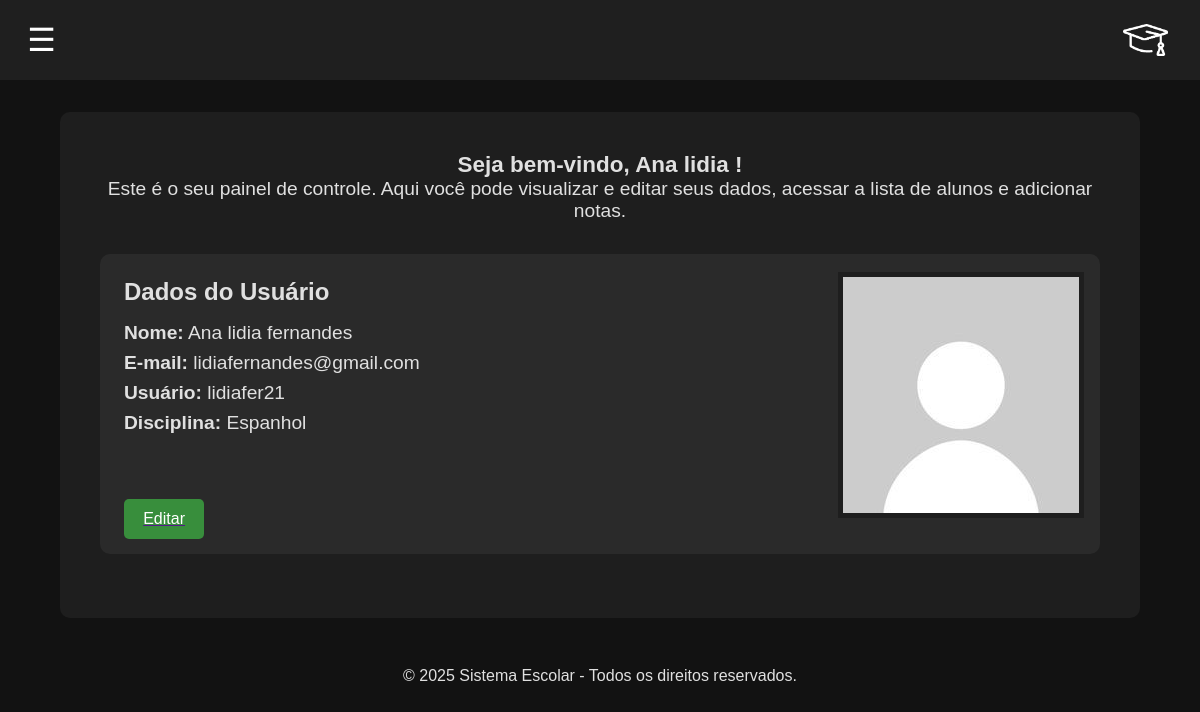
Page /portalProfessor/home/ (signed in) on the committed database.
### portalProfessor/models.py (models this page shows, shortened)
class Usuarios(AbstractUser):
    foto_perfil = models.ImageField(upload_to='fotos_perfil_professor', null=False, blank=True, default='fotos_perfil_professor/semFoto.jpg')
    telefone = models.CharField(max_length=100, null=True, blank=True, unique=True)

class Disciplinas(models.Model):
    class DisciplinasChoices(models.TextChoices):
        pass
    id = models.AutoField(primary_key=True)
    nome = models.CharField(max_length=200, null=False)
    carga_horaria = models.IntegerField(null=False)
    professor = models.ForeignKey(settings.AUTH_USER_MODEL ,on_delete=models.CASCADE, related_name="disciplinas")
    alunos = models.ManyToManyField(Alunos, related_name="disciplinas")
    def __str__(self):
        return self.nome

### portalProfessor/views.py (the view)
# urls.py: 2. Add a URL to urlpatterns:  path('', views.home, name='home')
def home(request):
    if request.user.is_authenticated:
        user = request.user
        try:
            disciplina = Disciplinas.objects.get(professor=user.id)
        except Disciplinas.DoesNotExist:
            disciplina = None
        return render(request, 'portalProfessor/home.html', {'disciplina': disciplina})
    return redirect('professor_login')

### templates/portalProfessor/home.html (shortened to what this page needs)
{% load static %}
<!DOCTYPE html>
<html lang="pt-br">
<head>
    <link rel="stylesheet" href="{% static 'css/style.css' %}">
</head>
<body>
    <header style="height: 5rem;">
        <button style="font-size: 2rem; position: relative; margin-bottom: 0rem; left: -1.5rem;" id="menu-toggle" class="hamburguer">&#9776;</button>
        <img style="width: 4%;" src="{% static 'img/Logo1.png' %}" alt="">
    </header>
    <main>
        <div class="info-status">
            <h3>Seja bem-vindo, {{ user.first_name }}!</h3>
            <p>Este é o seu painel de controle. Aqui você pode visualizar e editar seus dados, acessar a lista de alunos e adicionar notas.</p>
        </div>
        <div class="dados">
            <h3>Dados do Usuário</h3>
            <p><strong>Nome:</strong> {{ user.first_name }} {{ user.last_name }}</p>
            <p><strong>E-mail:</strong> {{ user.email }}</p>
            <p><strong>Usuário:</strong> {{ user.username }}</p>
            {% if disciplina %}
                <p><strong>Disciplina:</strong> {{ disciplina }}</p>
            {% else %}
                <p><strong>Disciplina:</strong> </p>
                <a href="{% url 'adicionar_disciplina' %}">
                    <button class="btn">Adicionar Disciplina</button>
                </a>
            {% endif %}
            <img class="foto-perfil" src="{{ user.foto_perfil.url }}" alt="">
            <a href=""><button>Editar</button></a>
        </div>
    </main>
    <footer>
        <p>&copy; 2025 Sistema Escolar - Todos os direitos reservados.</p>
    </footer>
</body>
</html>

### static/css/style.css (style rules this page uses)
* { margin: 0; padding: 0; box-sizing: border-box; font-family: Arial, sans-serif; }
body { background-color: #121212; color: #e0e0e0; display: flex; flex-direction: column; align-items: center; }
footer { width: 100%; height: 100px; background-color: transparent; display: flex; justify-content: center; align-items: center; margin-top: 20px; }
header { width: 100%; background: #1f1f1f; color: white; display: flex; justify-content: space-between; align-items: center; padding: 1rem 2rem; }
.hamburguer { font-size: 1.5rem; background: none; border: none; color: white; cursor: pointer; }
main { margin-top: 2rem; width: 90%; max-width: 1200px; background: #1e1e1e; padding: 2.5rem; border-radius: 10px; }
.info-status { text-align: center; margin-bottom: 2rem; font-size: 1.2rem; }
.dados { background: #2a2a2a; padding: 1.5rem; border-radius: 10px; margin-bottom: 1.5rem; font-size: 1.1rem; height: 300px; }
.dados h3 { margin-bottom: 1rem; font-size: 1.5rem; }
.dados p { margin-bottom: 0.5rem; font-size: 1.2rem; }
.dados button { display: flex; position: relative; top: -75%; }
.dados img { display: flex; position: relative; margin-left: 75%; top:-170px; border: 5px solid #1e1e1e; }
button { background: #388e3c; color: white; padding: 0.7rem 1.2rem; border: none; border-radius: 5px; cursor: pointer; font-size: 1rem; transition: background 0.3s; margin-bottom: 1rem; }
.container-index h1,p { margin-bottom: 1.5rem; }

### rows in the picture
Usuarios: first_name "Ana lidia", last_name "fernandes", email "lidiafernandes@gmail.com", username "lidiafer21", foto_perfil (picture)
Disciplinas: nome "Espanhol"
